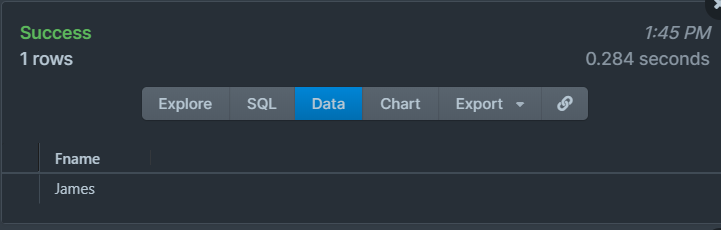
#> input picture SEM 3/Practicals Sem 3/DBMS/Experiment 6/img1.png, 721 x 230 px, found by its file name
$ python Aphine.py
#> lines starting #> are read from the running program, lines starting #| are printed output that depends on the picture
import cv2
import numpy as np

def encrypt(img_name: str, key1, key2):
    # read the image provided
#> called with img_name = 'img1.png', key1 = 11, key2 = 17
    img = cv2.imread(img_name, cv2.IMREAD_COLOR)
#> img is the input picture: shape (230, 721, 3); mean B, G, R 63.4, 54.6, 44.6
    # Convert image to grey-scale
    gray_image = cv2.cvtColor(img, cv2.COLOR_BGR2GRAY)

    # Convert to numpy array for mathematical calculations
    grey_arr = np.asarray(gray_image)
    temp = (grey_arr * key1) % 256
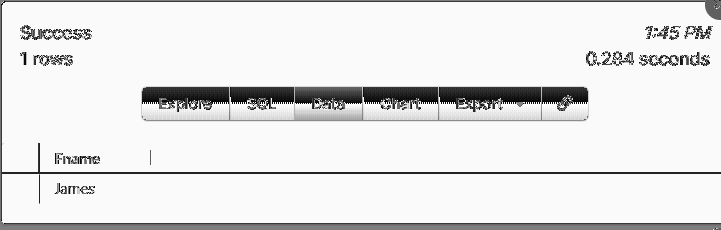
#> temp: shape (230, 721) int16; min 1, max 255, mean 228.2
    cipher = (temp + key2) % 256
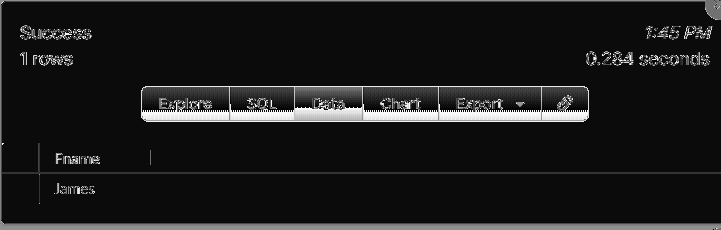
#> cipher: shape (230, 721) int16; min 0, max 255, mean 28.2
    cv2.imwrite('encrypted.png',cipher)

def decrypt(img_name: str, key1, key2):
    # Read the encrypted image
#> called with img_name = 'encrypted.png', key1 = 11, key2 = 17
    img = cv2.imread(img_name, cv2.IMREAD_COLOR)
#> img: shape (230, 721, 3); min 0, max 255, mean 28.2

    # Calculate multiplicative inverse of key1
    m_inverse = pow(key1, -1, 256)
    decrypt_temp = (img - key2) % 256
    decrypt = (decrypt_temp * m_inverse) % 256

    # Write the decrypted image
    cv2.imwrite('decrypt.jpg',decrypt)
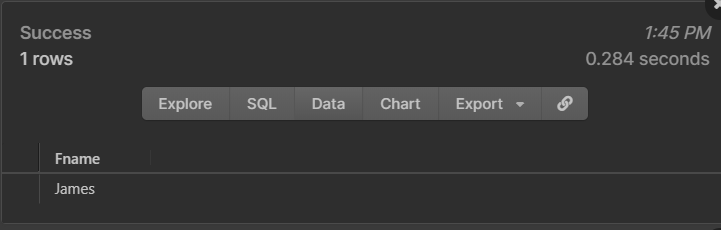
#> saved as decrypt.jpg: shape (230, 721, 3); min 28, max 196, mean 53


if __name__ == '__main__':

    # Picking 2 Co-prime keys
    key1 = 11
    key2 = 17
    image_name = 'img1.png'
    encrypt(img_name=image_name, key1=key1, key2=key2)
    decrypt(img_name='encrypted.png', key1=key1, key2=key2)

$ run again, with SEM 3/Practicals Sem 3/DBMS/Experiment 6/img4.png copied over SEM 3/Practicals Sem 3/DBMS/Experiment 6/img1.png
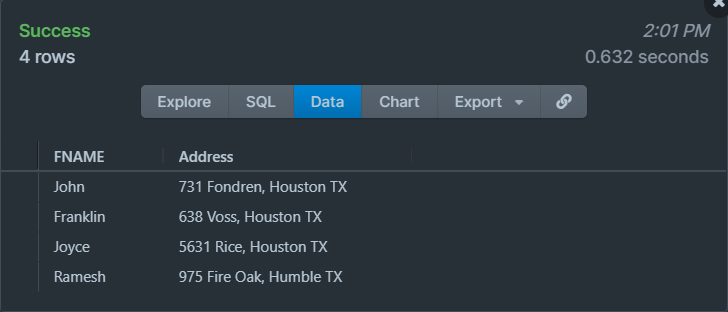
#> input picture SEM 3/Practicals Sem 3/DBMS/Experiment 6/img4.png, 728 x 312 px, found by its file name
#> in encrypt, img is the input picture: shape (312, 728, 3); mean B, G, R 62.8, 54.2, 44.7
#> in encrypt, `cipher = (temp + key2) % 256`:
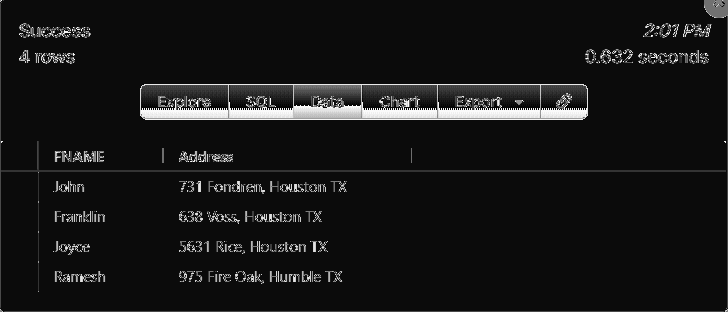
#> cipher: shape (312, 728) int16; min 0, max 255, mean 22.9
#> in decrypt, `cv2.imwrite('decrypt.jpg',decrypt)`:
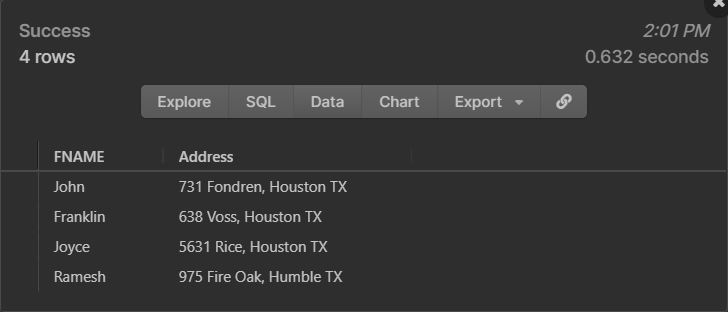
#> saved as decrypt.jpg: shape (312, 728, 3); min 28, max 196, mean 52.8
